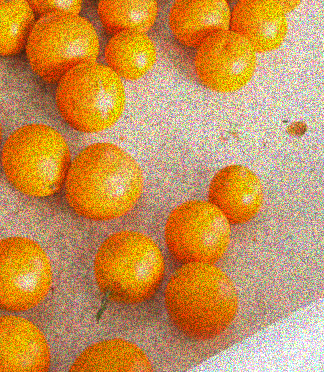
#> input picture 12.png, 324 x 372 px
$ python test_xs.py
#> lines starting #> are read from the running program, lines starting #| are printed output that depends on the picture; after the words box and inside, x2 and y2 are one past the last pixel; in counts of white or black regions, pixels touching at a corner belong together
import cv2 #khai bao thu vien open cv
from matplotlib import pyplot as plt
import numpy as np
kernel = np.ones((5,5),np.uint8)

def show_img_simple(img,cmap=None):
    plt.imshow(img,cmap=cmap)
    plt.xticks([]), plt.yticks([])
    plt.show()


def show_img(img1,img2,img3,img4,img5,img6):

    titles = ['img_origin', 'img_gray','blur','blur','median','blgfilter']
    images = [img1, img2, img3, img4, img5, img6]

    for i in range(6):
        plt.subplot(2, 3, i+1), plt.imshow(images[i],cmap='gray')
        plt.title(titles[i])
        plt.xticks([]),plt.yticks([])

    plt.show()


if __name__ == '__main__':

    img = cv2.imread('12.png')
#> img is the input picture: shape (372, 324, 3); mean B, G, R 84.9, 147.9, 201.6
    img = cv2.cvtColor(img, cv2.COLOR_BGR2RGB)
    img_gray = cv2.cvtColor(img, cv2.COLOR_RGB2GRAY)
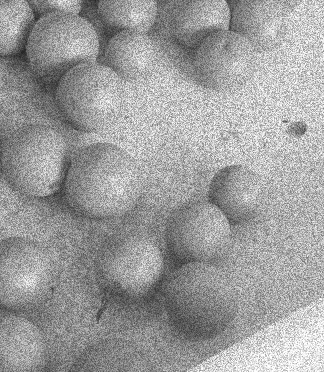
#> img_gray: shape (372, 324); min 36, max 255, mean 156.8
    # img_median = cv2.cvtColor(img, cv2.COLOR_BGR2RGB)
    #######################
    dst = cv2.filter2D(img, -1, kernel)
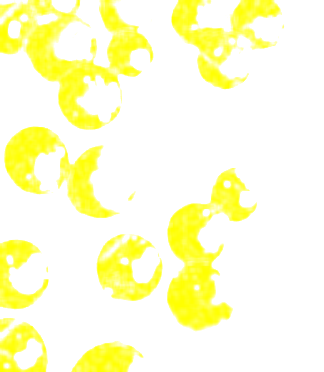
#> dst: shape (372, 324, 3); mean R, G, B 255, 255, 208.5
    blur = cv2.blur(img, (5, 5))
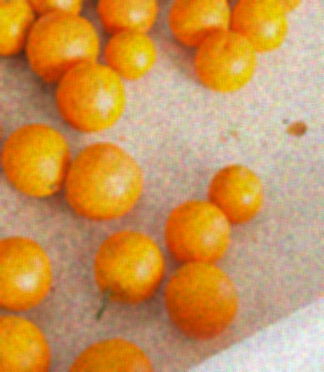
#> blur: shape (372, 324, 3); mean R, G, B 201.6, 147.9, 84.8
    gblur = cv2.GaussianBlur(img, (5, 5), 0)
    median = cv2.medianBlur(img, 5)
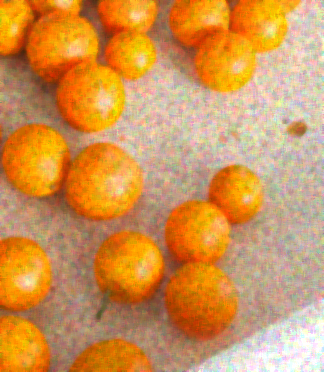
#> median: shape (372, 324, 3); mean R, G, B 208.3, 148.2, 84.2
    #######################

    # img_darker = cv2.equalizeHist(img_gray)
    blur = cv2.blur(img_gray, (5, 5))# loc noise
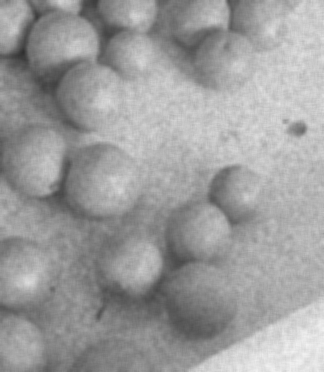
#> blur: shape (372, 324); min 47, max 242, mean 156.8
    bilateralFilter = cv2.bilateralFilter(blur, 4, 75, 75)# loc noise

    #######################
    ret,img_threshold1 = cv2.threshold(blur,0,255,cv2.THRESH_BINARY|cv2.THRESH_OTSU)
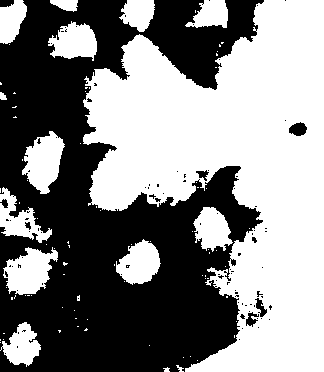
#> img_threshold1: shape (372, 324); 52.6% white; 95 black regions (86 under 20 px), largest, box (x1, y1, x2, y2) and area: (0, 0, 264, 372) 56219, (289, 122, 307, 136) 180, (255, 298, 267, 317) 106
#> ret = 155
    ret,img_threshold2 = cv2.threshold(bilateralFilter,0,255,cv2.THRESH_BINARY|cv2.THRESH_OTSU)
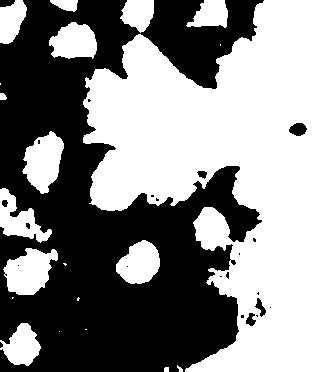
#> img_threshold2: shape (372, 324); 53% white; 23 black regions (15 under 20 px), largest, box (x1, y1, x2, y2) and area: (0, 0, 264, 372) 56028, (289, 123, 307, 136) 171, (255, 298, 266, 317) 92
#> ret = 154
    ##########################
    show_img(img,img_gray,blur,bilateralFilter,img_threshold1,img_threshold2)
    # cv2.imshow('img_origin',img_median)

    cv2.waitKey(0)

$ run again, with 1.png copied over 12.png
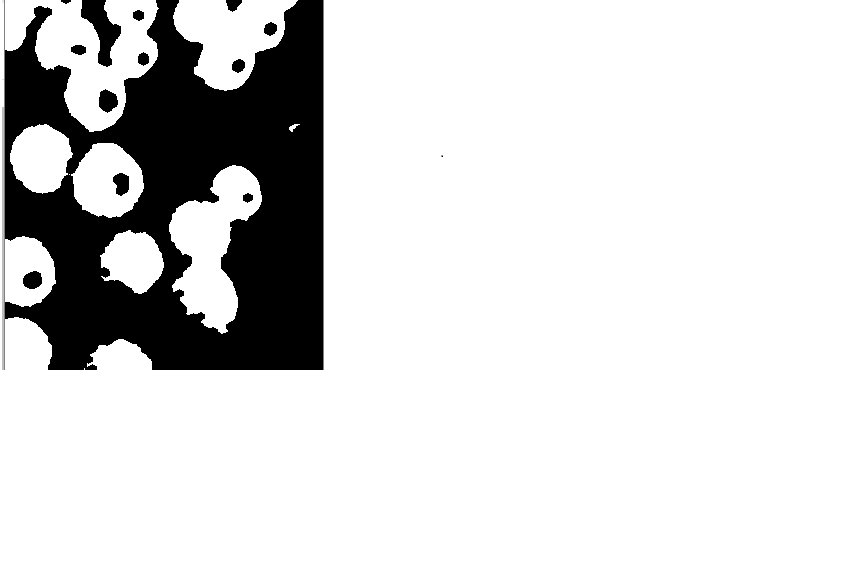
#> input picture 1.png, 857 x 581 px
#> img is the input picture: shape (581, 857, 3); mean B, G, R 215.6, 215.6, 215.6
#> `dst = cv2.filter2D(img, -1, kernel)`:
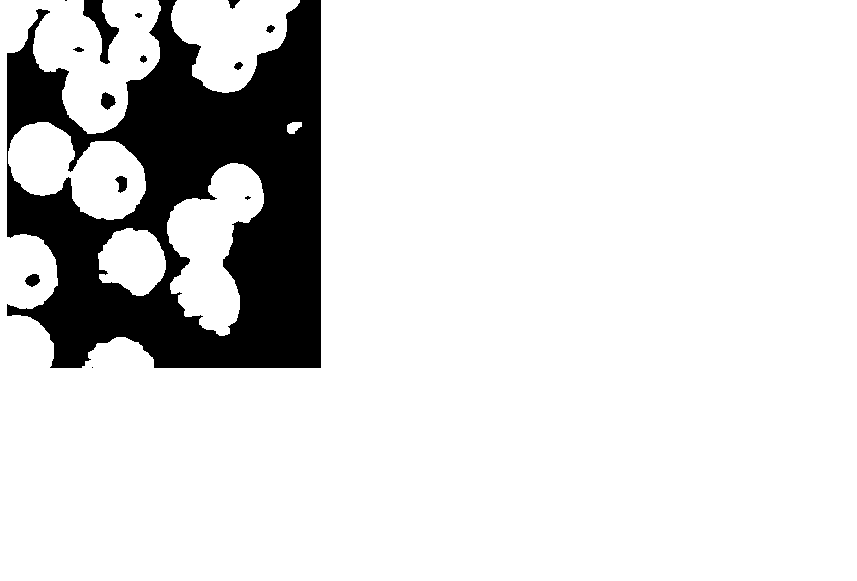
#> dst: shape (581, 857, 3); 86.4% white; 14 black regions (3 under 20 px), largest, box (x1, y1, x2, y2) and area: (7, 0, 321, 368) 66024, (83, 0, 119, 64) 866, (101, 92, 116, 110) 177
#> img_threshold1: shape (581, 857); 84.5% white; 13 black regions, largest, box (x1, y1, x2, y2) and area: (4, 0, 324, 370) 74093, (81, 0, 121, 66) 1259, (99, 90, 118, 112) 320
#> `ret,img_threshold1 = cv2.threshold(blur,0,255,cv2.THRESH_BINARY|cv2.TH..`: ret = 128
#> `ret,img_threshold2 = cv2.threshold(bilateralFilter,0,255,cv2.THRESH_BI..`:
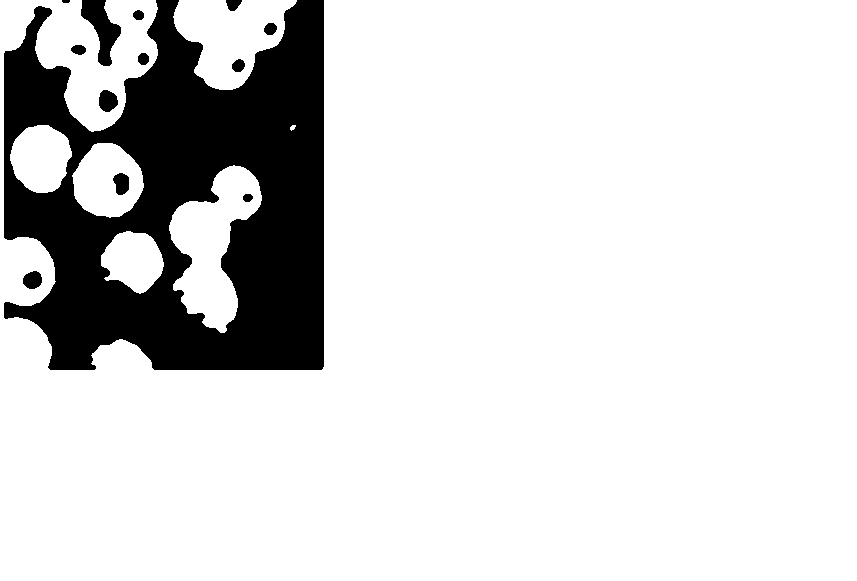
#> img_threshold2: shape (581, 857); 84.5% white; 13 black regions, largest, box (x1, y1, x2, y2) and area: (4, 0, 324, 370) 74238, (81, 0, 121, 66) 1266, (99, 90, 118, 112) 320
#> `ret,img_threshold2 = cv2.threshold(bilateralFilter,0,255,cv2.THRESH_BI..`: ret = 131
